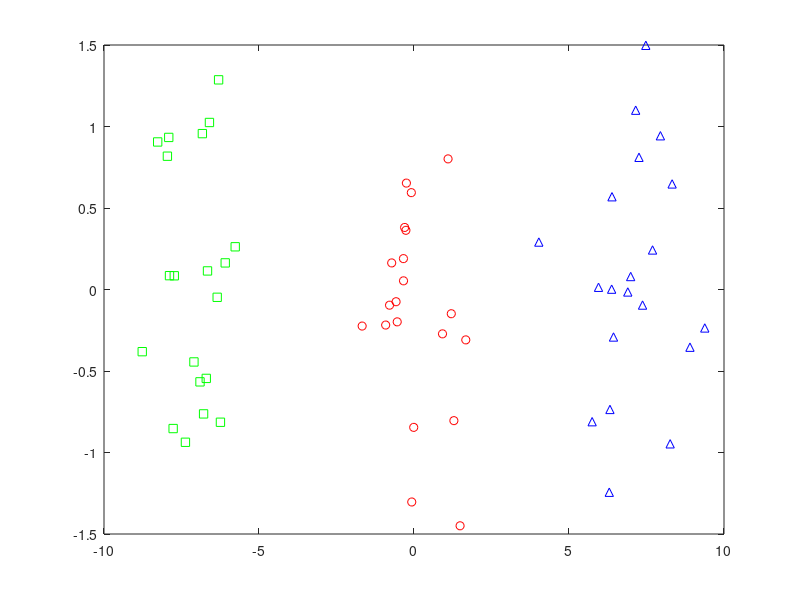

Reproduce this figure in MATLAB.
%% pcaexample.m
% From A First Course in Machine Learning, Chapter 6.
% Simon Rogers, 01/11/11 [simon.rogers@glasgow.ac.uk]
% PCA example
clear all;close all;

%% Generate the data
Y = [randn(20,2);randn(20,2)+5;randn(20,2)-5];
% Add 5 random dimensions
N = size(Y,1);
Y = [Y randn(N,5)];
% labels - just used for plotting
t = [repmat(1,20,1);repmat(2,20,1);repmat(3,20,1)];
%% Plot the original data
symbs = {'ro','gs','b^'};
figure(1);hold off
for k = 1:3
    pos = find(t==k);
    plot(Y(pos,1),Y(pos,2),symbs{k});
    hold on
end

%% Do the PCA
% Subtract the means
Y = Y - repmat(mean(Y,1),N,1);
% Compute covariance matrix
C = (1/N)*Y'*Y;
% Find the eigen-vectors/values
% columns of w correspond to the projection directions
[w,lam] = eig(C);

%% Plot the first two components on to the original data
figure(1);hold off
for k = 1:3
    pos = find(t==k);
    plot(Y(pos,1),Y(pos,2),symbs{k});
    hold on
end

xl = xlim;
for k = 1:2
    plot(xl,xl*w(1,k)/w(2,k),'k');
end

%% Bar plot of the eigenvalues
figure(1);
hold off
bar(diag(lam));
xlabel('Projection dimension');
ylabel('Variance');

%% Plot the data projected into the first two dimensions
X = Y*w(:,1:2);
figure(1);hold off
for k = 1:3
    pos = find(t==k);
    plot(X(pos,1),X(pos,2),symbs{k});
    hold on
end
